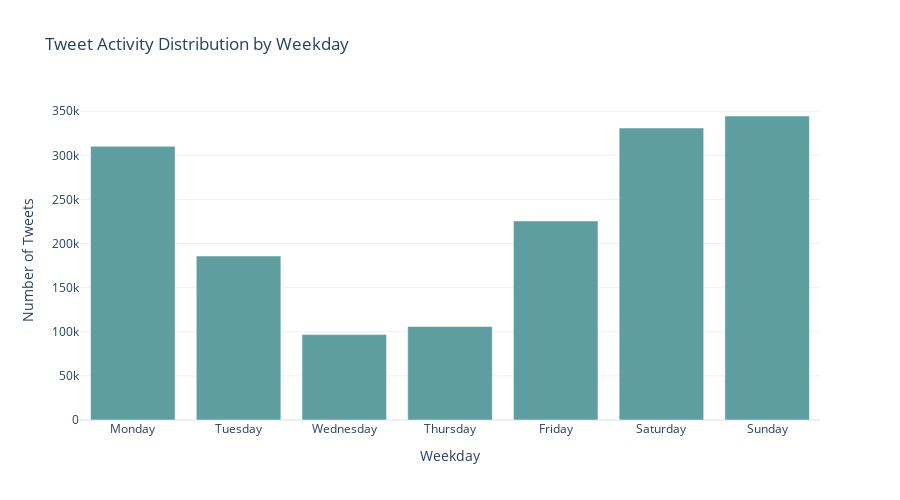

Notebook code for this chart:
### Markdown cell above
#### To display the distribution of tweet activity by weekday using Plotly
Let's modify the approach slightly to fit Plotly's interactive graphing capabilities.

### Code cell
import pandas as pd
import plotly.graph_objects as go

# Make a copy of the DataFrame for plotting
week_df = twitter_df.copy()
week_df['date'] = pd.to_datetime(week_df['date']) 
week_df.set_index('date', inplace=True) 

# Aggregate data by day and get the day of week for each date
daily_tweets = week_df.resample('D').size()
daily_tweets.index = daily_tweets.index.day_name()  # Convert index to weekday names

# Aggregate data by day and get the day of week for each date
daily_tweets = trends_df.resample('D').size()
daily_tweets.index = daily_tweets.index.day_name()  # Convert index to weekday names

# Group by weekday to get sum tweets per weekday
weekday_tweets = daily_tweets.groupby(daily_tweets.index).sum()

# Order the data by weekday starting from Monday
ordered_weekdays = ["Monday", "Tuesday", "Wednesday", "Thursday", "Friday", "Saturday", "Sunday"]
weekday_tweets = weekday_tweets.reindex(ordered_weekdays)

# Create a Plotly figure
fig = go.Figure(go.Bar(
    x=weekday_tweets.index, 
    y=weekday_tweets,
    marker_color='cadetblue'))

# Update figure layout
fig.update_layout(
    title='Tweet Activity Distribution by Weekday',
    xaxis_title='Weekday',
    yaxis_title='Number of Tweets',
    xaxis=dict(
        tickmode='array',
        tickvals=list(range(len(ordered_weekdays))),
        ticktext=ordered_weekdays),
    template='plotly_white',
    width=900,  
    height= 500  )
fig.show()

### Figure 1 — Plotly figure (JSON) as saved in the notebook; plotly's stock layout.template omitted (floating-point values rounded to 4 significant figures)
{"data": [{"marker": {"color": "cadetblue"}, "type": "bar", "x": ["Monday", "Tuesday", "Wednesday", "Thursday", "Friday", "Saturday", "Sunday"], "y": [310204, 185850, 96806, 106035, 225594, 330955, 344555]}], "layout": {"height": 500, "title": {"text": "Tweet Activity Distribution by Weekday"}, "width": 900, "xaxis": {"tickmode": "array", "ticktext": ["Monday", "Tuesday", "Wednesday", "Thursday", "Friday", "Saturday", "Sunday"], "tickvals": [0, 1, 2, 3, 4, 5, 6], "title": {"text": "Weekday"}}, "yaxis": {"title": {"text": "Number of Tweets"}}}}
